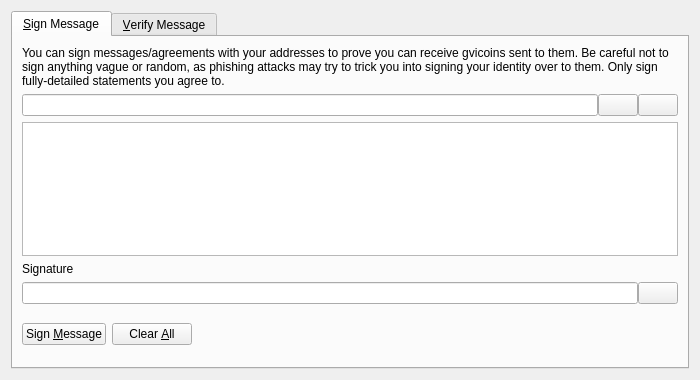
<?xml version="1.0" encoding="UTF-8"?>
<ui version="4.0">
 <class>SignVerifyMessageDialog</class>
 <widget class="QDialog" name="SignVerifyMessageDialog">
  <property name="geometry">
   <rect>
    <x>0</x>
    <y>0</y>
    <width>700</width>
    <height>380</height>
   </rect>
  </property>
  <property name="windowTitle">
   <string>Signatures - Sign / Verify a Message</string>
  </property>
  <property name="modal">
   <bool>true</bool>
  </property>
  <layout class="QVBoxLayout" name="verticalLayout">
   <item>
    <widget class="QTabWidget" name="tabWidget">
     <property name="currentIndex">
      <number>0</number>
     </property>
     <widget class="QWidget" name="tabSignMessage">
      <attribute name="title">
       <string>&amp;Sign Message</string>
      </attribute>
      <layout class="QVBoxLayout" name="verticalLayout_SM">
       <item>
        <widget class="QLabel" name="infoLabel_SM">
         <property name="text">
          <string>You can sign messages/agreements with your addresses to prove you can receive gvicoins sent to them. Be careful not to sign anything vague or random, as phishing attacks may try to trick you into signing your identity over to them. Only sign fully-detailed statements you agree to.</string>
         </property>
         <property name="textFormat">
          <enum>Qt::PlainText</enum>
         </property>
         <property name="wordWrap">
          <bool>true</bool>
         </property>
        </widget>
       </item>
       <item>
        <layout class="QHBoxLayout" name="horizontalLayout_1_SM">
         <property name="spacing">
          <number>0</number>
         </property>
         <item>
          <widget class="QValidatedLineEdit" name="addressIn_SM">
           <property name="toolTip">
            <string>The GVicoin address to sign the message with</string>
           </property>
          </widget>
         </item>
         <item>
          <widget class="QPushButton" name="addressBookButton_SM">
           <property name="toolTip">
            <string>Choose previously used address</string>
           </property>
           <property name="text">
            <string/>
           </property>
           <property name="icon">
            <iconset resource="../bitcoin.qrc">
             <normaloff>:/icons/address-book</normaloff>:/icons/address-book</iconset>
           </property>
           <property name="shortcut">
            <string>Alt+A</string>
           </property>
           <property name="autoDefault">
            <bool>false</bool>
           </property>
          </widget>
         </item>
         <item>
          <widget class="QPushButton" name="pasteButton_SM">
           <property name="toolTip">
            <string>Paste address from clipboard</string>
           </property>
           <property name="text">
            <string/>
           </property>
           <property name="icon">
            <iconset resource="../bitcoin.qrc">
             <normaloff>:/icons/editpaste</normaloff>:/icons/editpaste</iconset>
           </property>
           <property name="shortcut">
            <string>Alt+P</string>
           </property>
           <property name="autoDefault">
            <bool>false</bool>
           </property>
          </widget>
         </item>
        </layout>
       </item>
       <item>
        <widget class="QPlainTextEdit" name="messageIn_SM">
         <property name="toolTip">
          <string>Enter the message you want to sign here</string>
         </property>
        </widget>
       </item>
       <item>
        <widget class="QLabel" name="signatureLabel_SM">
         <property name="text">
          <string>Signature</string>
         </property>
         <property name="textFormat">
          <enum>Qt::PlainText</enum>
         </property>
        </widget>
       </item>
       <item>
        <layout class="QHBoxLayout" name="horizontalLayout_2_SM">
         <property name="spacing">
          <number>0</number>
         </property>
         <item>
          <widget class="QLineEdit" name="signatureOut_SM">
           <property name="font">
            <font>
             <italic>true</italic>
            </font>
           </property>
           <property name="readOnly">
            <bool>true</bool>
           </property>
          </widget>
         </item>
         <item>
          <widget class="QPushButton" name="copySignatureButton_SM">
           <property name="toolTip">
            <string>Copy the current signature to the system clipboard</string>
           </property>
           <property name="text">
            <string/>
           </property>
           <property name="icon">
            <iconset resource="../bitcoin.qrc">
             <normaloff>:/icons/editcopy</normaloff>:/icons/editcopy</iconset>
           </property>
           <property name="autoDefault">
            <bool>false</bool>
           </property>
          </widget>
         </item>
        </layout>
       </item>
       <item>
        <layout class="QHBoxLayout" name="horizontalLayout_3_SM">
         <item>
          <widget class="QPushButton" name="signMessageButton_SM">
           <property name="toolTip">
            <string>Sign the message to prove you own this GVicoin address</string>
           </property>
           <property name="text">
            <string>Sign &amp;Message</string>
           </property>
           <property name="icon">
            <iconset resource="../bitcoin.qrc">
             <normaloff>:/icons/edit</normaloff>:/icons/edit</iconset>
           </property>
           <property name="autoDefault">
            <bool>false</bool>
           </property>
          </widget>
         </item>
         <item>
          <widget class="QPushButton" name="clearButton_SM">
           <property name="toolTip">
            <string>Reset all sign message fields</string>
           </property>
           <property name="text">
            <string>Clear &amp;All</string>
           </property>
           <property name="icon">
            <iconset resource="../bitcoin.qrc">
             <normaloff>:/icons/remove</normaloff>:/icons/remove</iconset>
           </property>
           <property name="autoDefault">
            <bool>false</bool>
           </property>
          </widget>
         </item>
         <item>
          <spacer name="horizontalSpacer_1_SM">
           <property name="orientation">
            <enum>Qt::Horizontal</enum>
           </property>
           <property name="sizeHint" stdset="0">
            <size>
             <width>40</width>
             <height>48</height>
            </size>
           </property>
          </spacer>
         </item>
         <item>
          <widget class="QLabel" name="statusLabel_SM">
           <property name="font">
            <font>
             <weight>75</weight>
             <bold>true</bold>
            </font>
           </property>
           <property name="text">
            <string/>
           </property>
           <property name="wordWrap">
            <bool>true</bool>
           </property>
          </widget>
         </item>
         <item>
          <spacer name="horizontalSpacer_2_SM">
           <property name="orientation">
            <enum>Qt::Horizontal</enum>
           </property>
           <property name="sizeHint" stdset="0">
            <size>
             <width>40</width>
             <height>48</height>
            </size>
           </property>
          </spacer>
         </item>
        </layout>
       </item>
      </layout>
     </widget>
     <widget class="QWidget" name="tabVerifyMessage">
      <attribute name="title">
       <string>&amp;Verify Message</string>
      </attribute>
      <layout class="QVBoxLayout" name="verticalLayout_VM">
       <item>
        <widget class="QLabel" name="infoLabel_VM">
         <property name="text">
          <string>Enter the receiver's address, message (ensure you copy line breaks, spaces, tabs, etc. exactly) and signature below to verify the message. Be careful not to read more into the signature than what is in the signed message itself, to avoid being tricked by a man-in-the-middle attack. Note that this only proves the signing party receives with the address, it cannot prove sendership of any transaction!</string>
         </property>
         <property name="textFormat">
          <enum>Qt::PlainText</enum>
         </property>
         <property name="alignment">
          <set>Qt::AlignLeading|Qt::AlignLeft|Qt::AlignTop</set>
         </property>
         <property name="wordWrap">
          <bool>true</bool>
         </property>
        </widget>
       </item>
       <item>
        <layout class="QHBoxLayout" name="horizontalLayout_1_VM">
         <property name="spacing">
          <number>0</number>
         </property>
         <item>
          <widget class="QValidatedLineEdit" name="addressIn_VM">
           <property name="toolTip">
            <string>The GVicoin address the message was signed with</string>
           </property>
          </widget>
         </item>
         <item>
          <widget class="QPushButton" name="addressBookButton_VM">
           <property name="toolTip">
            <string>Choose previously used address</string>
           </property>
           <property name="text">
            <string/>
           </property>
           <property name="icon">
            <iconset resource="../bitcoin.qrc">
             <normaloff>:/icons/address-book</normaloff>:/icons/address-book</iconset>
           </property>
           <property name="shortcut">
            <string>Alt+A</string>
           </property>
           <property name="autoDefault">
            <bool>false</bool>
           </property>
          </widget>
         </item>
        </layout>
       </item>
       <item>
        <widget class="QPlainTextEdit" name="messageIn_VM"/>
       </item>
       <item>
        <widget class="QValidatedLineEdit" name="signatureIn_VM"/>
       </item>
       <item>
        <layout class="QHBoxLayout" name="horizontalLayout_2_VM">
         <item>
          <widget class="QPushButton" name="verifyMessageButton_VM">
           <property name="toolTip">
            <string>Verify the message to ensure it was signed with the specified GVicoin address</string>
           </property>
           <property name="text">
            <string>Verify &amp;Message</string>
           </property>
           <property name="icon">
            <iconset resource="../bitcoin.qrc">
             <normaloff>:/icons/transaction_0</normaloff>:/icons/transaction_0</iconset>
           </property>
           <property name="autoDefault">
            <bool>false</bool>
           </property>
          </widget>
         </item>
         <item>
          <widget class="QPushButton" name="clearButton_VM">
           <property name="toolTip">
            <string>Reset all verify message fields</string>
           </property>
           <property name="text">
            <string>Clear &amp;All</string>
           </property>
           <property name="icon">
            <iconset resource="../bitcoin.qrc">
             <normaloff>:/icons/remove</normaloff>:/icons/remove</iconset>
           </property>
           <property name="autoDefault">
            <bool>false</bool>
           </property>
          </widget>
         </item>
         <item>
          <spacer name="horizontalSpacer_1_VM">
           <property name="orientation">
            <enum>Qt::Horizontal</enum>
           </property>
           <property name="sizeHint" stdset="0">
            <size>
             <width>40</width>
             <height>48</height>
            </size>
           </property>
          </spacer>
         </item>
         <item>
          <widget class="QLabel" name="statusLabel_VM">
           <property name="font">
            <font>
             <weight>75</weight>
             <bold>true</bold>
            </font>
           </property>
           <property name="text">
            <string/>
           </property>
           <property name="wordWrap">
            <bool>true</bool>
           </property>
          </widget>
         </item>
         <item>
          <spacer name="horizontalSpacer_2_VM">
           <property name="orientation">
            <enum>Qt::Horizontal</enum>
           </property>
           <property name="sizeHint" stdset="0">
            <size>
             <width>40</width>
             <height>48</height>
            </size>
           </property>
          </spacer>
         </item>
        </layout>
       </item>
      </layout>
     </widget>
    </widget>
   </item>
  </layout>
 </widget>
 <customwidgets>
  <customwidget>
   <class>QValidatedLineEdit</class>
   <extends>QLineEdit</extends>
   <header>qvalidatedlineedit.h</header>
  </customwidget>
 </customwidgets>
 <resources>
  <include location="../bitcoin.qrc"/>
 </resources>
 <connections/>
</ui>
